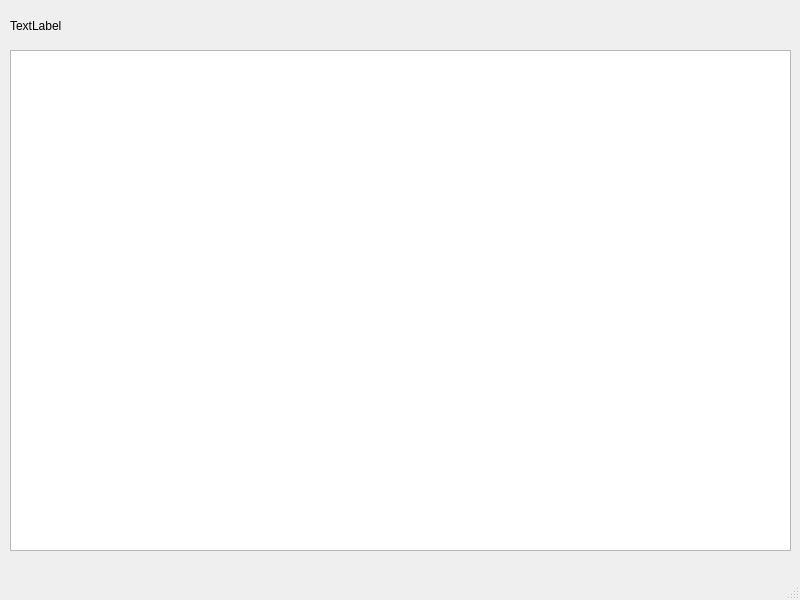
<?xml version="1.0" encoding="UTF-8"?>
<ui version="4.0">
 <class>MainWindow</class>
 <widget class="QMainWindow" name="MainWindow">
  <property name="geometry">
   <rect>
    <x>0</x>
    <y>0</y>
    <width>800</width>
    <height>600</height>
   </rect>
  </property>
  <property name="windowTitle">
   <string>MainWindow</string>
  </property>
  <widget class="QWidget" name="centralwidget">
   <widget class="QLabel" name="label">
    <property name="geometry">
     <rect>
      <x>10</x>
      <y>10</y>
      <width>241</width>
      <height>31</height>
     </rect>
    </property>
    <property name="text">
     <string>TextLabel</string>
    </property>
   </widget>
   <widget class="QTableView" name="tableView">
    <property name="geometry">
     <rect>
      <x>10</x>
      <y>50</y>
      <width>781</width>
      <height>501</height>
     </rect>
    </property>
   </widget>
  </widget>
  <widget class="QMenuBar" name="menubar">
   <property name="geometry">
    <rect>
     <x>0</x>
     <y>0</y>
     <width>800</width>
     <height>21</height>
    </rect>
   </property>
  </widget>
  <widget class="QStatusBar" name="statusbar"/>
 </widget>
 <resources/>
 <connections/>
</ui>
